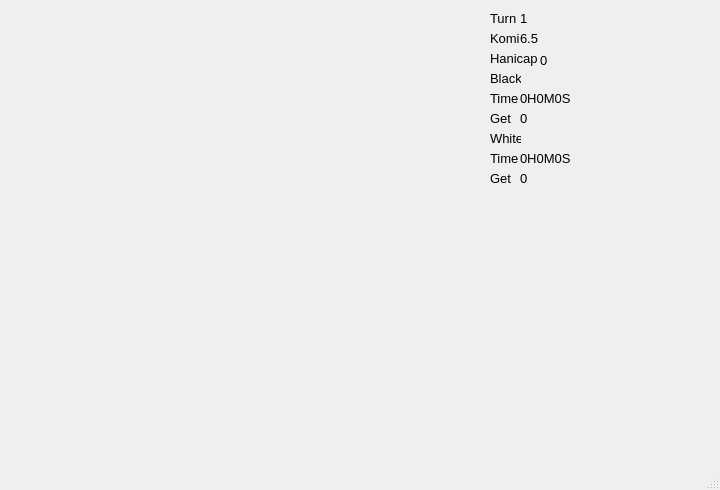
<?xml version="1.0" encoding="UTF-8"?>
<ui version="4.0">
 <class>GameWindow</class>
 <widget class="QMainWindow" name="GameWindow">
  <property name="geometry">
   <rect>
    <x>0</x>
    <y>0</y>
    <width>720</width>
    <height>490</height>
   </rect>
  </property>
  <property name="sizePolicy">
   <sizepolicy hsizetype="Preferred" vsizetype="Preferred">
    <horstretch>0</horstretch>
    <verstretch>0</verstretch>
   </sizepolicy>
  </property>
  <property name="minimumSize">
   <size>
    <width>288</width>
    <height>196</height>
   </size>
  </property>
  <property name="maximumSize">
   <size>
    <width>16777215</width>
    <height>16777215</height>
   </size>
  </property>
  <property name="windowTitle">
   <string>GameWindow</string>
  </property>
  <widget class="QWidget" name="centralwidget">
   <widget class="QLabel" name="LabelTurnValue">
    <property name="geometry">
     <rect>
      <x>520</x>
      <y>10</y>
      <width>191</width>
      <height>16</height>
     </rect>
    </property>
    <property name="font">
     <font>
      <pointsize>10</pointsize>
     </font>
    </property>
    <property name="layoutDirection">
     <enum>Qt::LeftToRight</enum>
    </property>
    <property name="text">
     <string>1</string>
    </property>
   </widget>
   <widget class="QLabel" name="LabelTurn">
    <property name="geometry">
     <rect>
      <x>490</x>
      <y>10</y>
      <width>31</width>
      <height>16</height>
     </rect>
    </property>
    <property name="font">
     <font>
      <pointsize>10</pointsize>
     </font>
    </property>
    <property name="layoutDirection">
     <enum>Qt::LeftToRight</enum>
    </property>
    <property name="text">
     <string>Turn</string>
    </property>
   </widget>
   <widget class="QLabel" name="LabelKomi">
    <property name="geometry">
     <rect>
      <x>490</x>
      <y>30</y>
      <width>31</width>
      <height>16</height>
     </rect>
    </property>
    <property name="font">
     <font>
      <pointsize>10</pointsize>
     </font>
    </property>
    <property name="text">
     <string>Komi</string>
    </property>
   </widget>
   <widget class="QLabel" name="LabelKomiValue">
    <property name="geometry">
     <rect>
      <x>520</x>
      <y>30</y>
      <width>191</width>
      <height>16</height>
     </rect>
    </property>
    <property name="font">
     <font>
      <pointsize>10</pointsize>
     </font>
    </property>
    <property name="text">
     <string>6.5</string>
    </property>
   </widget>
   <widget class="QLabel" name="LabelHandicap">
    <property name="geometry">
     <rect>
      <x>490</x>
      <y>50</y>
      <width>51</width>
      <height>16</height>
     </rect>
    </property>
    <property name="font">
     <font>
      <pointsize>10</pointsize>
     </font>
    </property>
    <property name="text">
     <string>Hanicap</string>
    </property>
   </widget>
   <widget class="QLabel" name="LabelHandicapValue">
    <property name="geometry">
     <rect>
      <x>540</x>
      <y>50</y>
      <width>171</width>
      <height>20</height>
     </rect>
    </property>
    <property name="font">
     <font>
      <pointsize>10</pointsize>
     </font>
    </property>
    <property name="text">
     <string>0</string>
    </property>
   </widget>
   <widget class="QLabel" name="LabelBlack">
    <property name="geometry">
     <rect>
      <x>490</x>
      <y>70</y>
      <width>31</width>
      <height>16</height>
     </rect>
    </property>
    <property name="font">
     <font>
      <pointsize>10</pointsize>
     </font>
    </property>
    <property name="text">
     <string>Black</string>
    </property>
   </widget>
   <widget class="QLabel" name="LabelTimeBValue">
    <property name="geometry">
     <rect>
      <x>520</x>
      <y>90</y>
      <width>71</width>
      <height>16</height>
     </rect>
    </property>
    <property name="font">
     <font>
      <pointsize>10</pointsize>
     </font>
    </property>
    <property name="text">
     <string>0H0M0S</string>
    </property>
   </widget>
   <widget class="QLabel" name="LabelGetBValue">
    <property name="geometry">
     <rect>
      <x>520</x>
      <y>110</y>
      <width>50</width>
      <height>16</height>
     </rect>
    </property>
    <property name="font">
     <font>
      <pointsize>10</pointsize>
     </font>
    </property>
    <property name="text">
     <string>0</string>
    </property>
   </widget>
   <widget class="QLabel" name="LabelGetB">
    <property name="geometry">
     <rect>
      <x>490</x>
      <y>110</y>
      <width>21</width>
      <height>16</height>
     </rect>
    </property>
    <property name="font">
     <font>
      <pointsize>10</pointsize>
     </font>
    </property>
    <property name="text">
     <string>Get</string>
    </property>
   </widget>
   <widget class="QLabel" name="LabelTimeB">
    <property name="geometry">
     <rect>
      <x>490</x>
      <y>90</y>
      <width>31</width>
      <height>16</height>
     </rect>
    </property>
    <property name="font">
     <font>
      <pointsize>10</pointsize>
     </font>
    </property>
    <property name="text">
     <string>Time</string>
    </property>
   </widget>
   <widget class="QLabel" name="LabelTimeWValue">
    <property name="geometry">
     <rect>
      <x>520</x>
      <y>150</y>
      <width>81</width>
      <height>16</height>
     </rect>
    </property>
    <property name="font">
     <font>
      <pointsize>10</pointsize>
     </font>
    </property>
    <property name="text">
     <string>0H0M0S</string>
    </property>
   </widget>
   <widget class="QLabel" name="LabelWhite">
    <property name="geometry">
     <rect>
      <x>490</x>
      <y>130</y>
      <width>31</width>
      <height>16</height>
     </rect>
    </property>
    <property name="font">
     <font>
      <pointsize>10</pointsize>
     </font>
    </property>
    <property name="text">
     <string>White</string>
    </property>
   </widget>
   <widget class="QLabel" name="LabelGetWValue">
    <property name="geometry">
     <rect>
      <x>520</x>
      <y>170</y>
      <width>50</width>
      <height>16</height>
     </rect>
    </property>
    <property name="font">
     <font>
      <pointsize>10</pointsize>
     </font>
    </property>
    <property name="text">
     <string>0</string>
    </property>
   </widget>
   <widget class="QLabel" name="LabelTimeW">
    <property name="geometry">
     <rect>
      <x>490</x>
      <y>150</y>
      <width>31</width>
      <height>16</height>
     </rect>
    </property>
    <property name="font">
     <font>
      <pointsize>10</pointsize>
     </font>
    </property>
    <property name="text">
     <string>Time</string>
    </property>
   </widget>
   <widget class="QLabel" name="LabelGetW">
    <property name="geometry">
     <rect>
      <x>490</x>
      <y>170</y>
      <width>21</width>
      <height>16</height>
     </rect>
    </property>
    <property name="font">
     <font>
      <pointsize>10</pointsize>
     </font>
    </property>
    <property name="text">
     <string>Get</string>
    </property>
   </widget>
   <widget class="QLabel" name="LabelMessage">
    <property name="geometry">
     <rect>
      <x>490</x>
      <y>190</y>
      <width>221</width>
      <height>16</height>
     </rect>
    </property>
    <property name="text">
     <string/>
    </property>
   </widget>
  </widget>
  <widget class="QMenuBar" name="menubar">
   <property name="geometry">
    <rect>
     <x>0</x>
     <y>0</y>
     <width>720</width>
     <height>21</height>
    </rect>
   </property>
  </widget>
  <widget class="QStatusBar" name="statusbar"/>
 </widget>
 <resources/>
 <connections/>
</ui>
